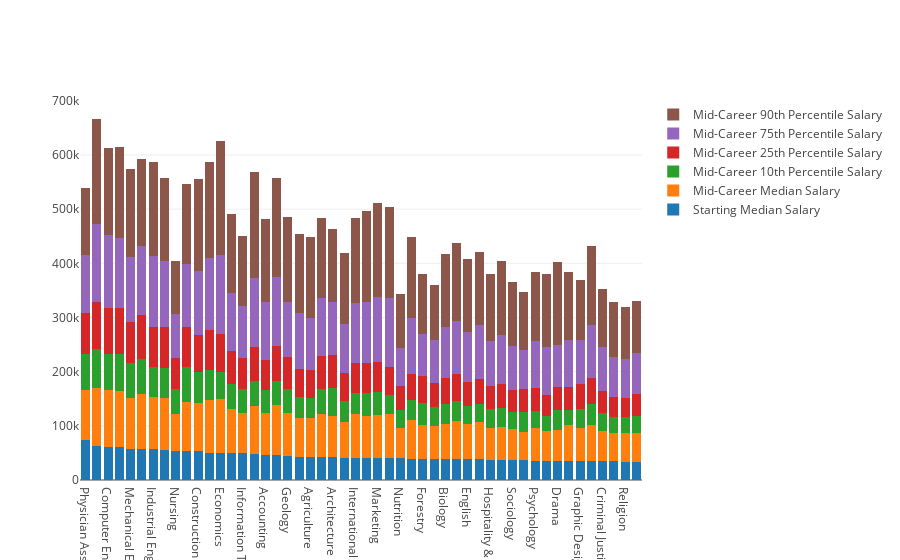

The notebook cell this image was saved under:
### Markdown cell above
### **Visualization** <a id="6"></a>
<mark>[Return Contents](#0)
<hr>
### Undergraduate Major Salaries <a id="7"></a>


Now, I converted to data type and name for columns then I am visualizing the data. First, I'm going to show you the salaries for each Undergraduate Major.

### Code cell
# Bar Chart
trace1 = go.Bar(
    x=sorted.major,
    y=sorted.starting,
    name='Starting Median Salary'
)
trace2 = go.Bar(
    x=sorted.major,
    y=sorted.midcareer,
    name='Mid-Career Median Salary'
)
trace3 = go.Bar(
    x=sorted.major,
    y=sorted.mid_p10,
    name='Mid-Career 10th Percentile Salary'
)
trace4 = go.Bar(
    x=sorted.major,
    y=sorted.mid_p25,
    name='Mid-Career 25th Percentile Salary'
)
trace5 = go.Bar(
    x=sorted.major,
    y=sorted.mid_p75,
    name='Mid-Career 75th Percentile Salary'
)
trace6 = go.Bar(
    x=sorted.major,
    y=sorted.mid_p90,
    name='Mid-Career 90th Percentile Salary'
)

data = [trace1,trace2,trace3,trace4,trace5,trace6]
layout = go.Layout(
    barmode='stack'
)

fig = go.Figure(data=data, layout=layout)
iplot(fig)

### Figure 1 — Plotly figure (JSON) as saved in the notebook; plotly's stock layout.template omitted (floating-point values rounded to 4 significant figures)
{"data": [{"name": "Starting Median Salary", "x": ["Physician Assistant", "Chemical Engineering", "Computer Engineering", "Electrical Engineering", "Mechanical Engineering", "Aerospace Engineering", "Industrial Engineering", "Computer Science", "Nursing", "Civil Engineering", "Construction", "Physics", "Economics", "Management Information Systems (MIS)", "Information Technology (IT)", "Finance", "Accounting", "Math", "Geology", "Business Management", "Agriculture", "Chemistry", "Architecture", "Geography", "International Relations", "Political Science", "Marketing", "Philosophy", "Nutrition", "History", "Forestry", "Health Care Administration", "Biology", "Communications", "English", "Film", "Hospitality & Tourism", "Anthropology", "Sociology", "Interior Design", "Psychology", "Music", "Drama", "Art History", "Graphic Design", "Journalism", "Criminal Justice", "Education", "Religion", "Spanish"], "y": [74300, 63200, 61400, 60900, 57900, 57700, 57700, 55900, 54200, 53900, 53700, 50300, 50100, 49200, 49100, 47900, 46000, 45400, 43500, 43000, 42600, 42600, 41600, 41200, 40900, 40800, 40800, 39900, 39900, 39200, 39100, 38800, 38800, 38100, 38000, 37900, 37800, 36800, 36500, 36100, 35900, 35900, 35900, 35800, 35700, 35600, 35000, 34900, 34100, 34000], "type": "bar", "uid": "7f5b4525-5483-4f92-baa0-97146d06e7c6"}, {"name": "Mid-Career Median Salary", "x": ["Physician Assistant", "Chemical Engineering", "Computer Engineering", "Electrical Engineering", "Mechanical Engineering", "Aerospace Engineering", "Industrial Engineering", "Computer Science", "Nursing", "Civil Engineering", "Construction", "Physics", "Economics", "Management Information Systems (MIS)", "Information Technology (IT)", "Finance", "Accounting", "Math", "Geology", "Business Management", "Agriculture", "Chemistry", "Architecture", "Geography", "International Relations", "Political Science", "Marketing", "Philosophy", "Nutrition", "History", "Forestry", "Health Care Administration", "Biology", "Communications", "English", "Film", "Hospitality & Tourism", "Anthropology", "Sociology", "Interior Design", "Psychology", "Music", "Drama", "Art History", "Graphic Design", "Journalism", "Criminal Justice", "Education", "Religion", "Spanish"], "y": [91700, 107000, 105000, 103000, 93600, 101000, 94700, 95500, 67000, 90500, 88900, 97300, 98600, 82300, 74800, 88300, 77100, 92400, 79500, 72100, 71900, 79900, 76800, 65500, 80900, 78200, 79600, 81200, 55300, 71000, 62600, 60600, 64800, 70000, 64700, 68500, 57500, 61500, 58200, 53200, 60400, 55000, 56900, 64900, 59800, 66700, 56300, 52000, 52000, 53100], "type": "bar", "uid": "bd3faf6d-4bfa-4b00-89cb-8a1bf9ef0e79"}, {"name": "Mid-Career 10th Percentile Salary", "x": ["Physician Assistant", "Chemical Engineering", "Computer Engineering", "Electrical Engineering", "Mechanical Engineering", "Aerospace Engineering", "Industrial Engineering", "Computer Science", "Nursing", "Civil Engineering", "Construction", "Physics", "Economics", "Management Information Systems (MIS)", "Information Technology (IT)", "Finance", "Accounting", "Math", "Geology", "Business Management", "Agriculture", "Chemistry", "Architecture", "Geography", "International Relations", "Political Science", "Marketing", "Philosophy", "Nutrition", "History", "Forestry", "Health Care Administration", "Biology", "Communications", "English", "Film", "Hospitality & Tourism", "Anthropology", "Sociology", "Interior Design", "Psychology", "Music", "Drama", "Art History", "Graphic Design", "Journalism", "Criminal Justice", "Education", "Religion", "Spanish"], "y": [66400, 71900, 66100, 69300, 63700, 64300, 57100, 56000, 47600, 63400, 56300, 56000, 50600, 45300, 44500, 47200, 42200, 45200, 45000, 38800, 36300, 45300, 50600, 40000, 38200, 41200, 42100, 35500, 33900, 37000, 41000, 34600, 36900, 37500, 33400, 33900, 35500, 33800, 30700, 35700, 31600, 26700, 36700, 28800, 36000, 38400, 32200, 29300, 29700, 31000], "type": "bar", "uid": "f2889722-e1be-461b-ac14-a07da3e8a212"}, {"name": "Mid-Career 25th Percentile Salary", "x": ["Physician Assistant", "Chemical Engineering", "Computer Engineering", "Electrical Engineering", "Mechanical Engineering", "Aerospace Engineering", "Industrial Engineering", "Computer Science", "Nursing", "Civil Engineering", "Construction", "Physics", "Economics", "Management Information Systems (MIS)", "Information Technology (IT)", "Finance", "Accounting", "Math", "Geology", "Business Management", "Agriculture", "Chemistry", "Architecture", "Geography", "International Relations", "Political Science", "Marketing", "Philosophy", "Nutrition", "History", "Forestry", "Health Care Administration", "Biology", "Communications", "English", "Film", "Hospitality & Tourism", "Anthropology", "Sociology", "Interior Design", "Psychology", "Music", "Drama", "Art History", "Graphic Design", "Journalism", "Criminal Justice", "Education", "Religion", "Spanish"], "y": [75200, 87300, 84100, 83800, 76200, 82100, 72300, 74900, 56400, 75100, 68100, 74200, 70600, 60500, 56700, 62100, 56100, 64200, 59600, 51500, 52100, 60700, 62200, 50000, 56000, 55300, 55600, 52800, 44500, 49200, 49300, 45600, 47400, 49700, 44800, 45500, 43600, 45500, 40400, 42600, 42100, 40200, 41300, 42200, 45500, 48300, 41600, 37900, 36500, 40000], "type": "bar", "uid": "015ad75e-4e77-4b1e-afd3-58de0895bd09"}, {"name": "Mid-Career 75th Percentile Salary", "x": ["Physician Assistant", "Chemical Engineering", "Computer Engineering", "Electrical Engineering", "Mechanical Engineering", "Aerospace Engineering", "Industrial Engineering", "Computer Science", "Nursing", "Civil Engineering", "Construction", "Physics", "Economics", "Management Information Systems (MIS)", "Information Technology (IT)", "Finance", "Accounting", "Math", "Geology", "Business Management", "Agriculture", "Chemistry", "Architecture", "Geography", "International Relations", "Political Science", "Marketing", "Philosophy", "Nutrition", "History", "Forestry", "Health Care Administration", "Biology", "Communications", "English", "Film", "Hospitality & Tourism", "Anthropology", "Sociology", "Interior Design", "Psychology", "Music", "Drama", "Art History", "Graphic Design", "Journalism", "Criminal Justice", "Education", "Religion", "Spanish"], "y": [108000, 143000, 135000, 130000, 120000, 127000, 132000, 122000, 80900, 115000, 118000, 132000, 145000, 108000, 96700, 128000, 108000, 128000, 101000, 102000, 96300, 108000, 97000, 90800, 111000, 114000, 119000, 127000, 70500, 103000, 78200, 78800, 94500, 98800, 93200, 100000, 81900, 89300, 81200, 72500, 87500, 88000, 79100, 87400, 80800, 97700, 80700, 73400, 70900, 76800], "type": "bar", "uid": "defb8bd0-e803-4ab3-ab5e-8192057d93b8"}, {"name": "Mid-Career 90th Percentile Salary", "x": ["Physician Assistant", "Chemical Engineering", "Computer Engineering", "Electrical Engineering", "Mechanical Engineering", "Aerospace Engineering", "Industrial Engineering", "Computer Science", "Nursing", "Civil Engineering", "Construction", "Physics", "Economics", "Management Information Systems (MIS)", "Information Technology (IT)", "Finance", "Accounting", "Math", "Geology", "Business Management", "Agriculture", "Chemistry", "Architecture", "Geography", "International Relations", "Political Science", "Marketing", "Philosophy", "Nutrition", "History", "Forestry", "Health Care Administration", "Biology", "Communications", "English", "Film", "Hospitality & Tourism", "Anthropology", "Sociology", "Interior Design", "Psychology", "Music", "Drama", "Art History", "Graphic Design", "Journalism", "Criminal Justice", "Education", "Religion", "Spanish"], "y": [124000, 194000, 162000, 168000, 163000, 161000, 173000, 154000, 98300, 148000, 171000, 178000, 210000, 146000, 129000, 195000, 152000, 183000, 156000, 147000, 150000, 148000, 136000, 132000, 157000, 168000, 175000, 168000, 99200, 149000, 111000, 101000, 135000, 143000, 133000, 136000, 124000, 138000, 118000, 107000, 127000, 134000, 153000, 125000, 112000, 145000, 107000, 102000, 96400, 96400], "type": "bar", "uid": "e5996bc6-b16c-4303-afd2-75aa0699c408"}], "layout": {"barmode": "stack"}}
